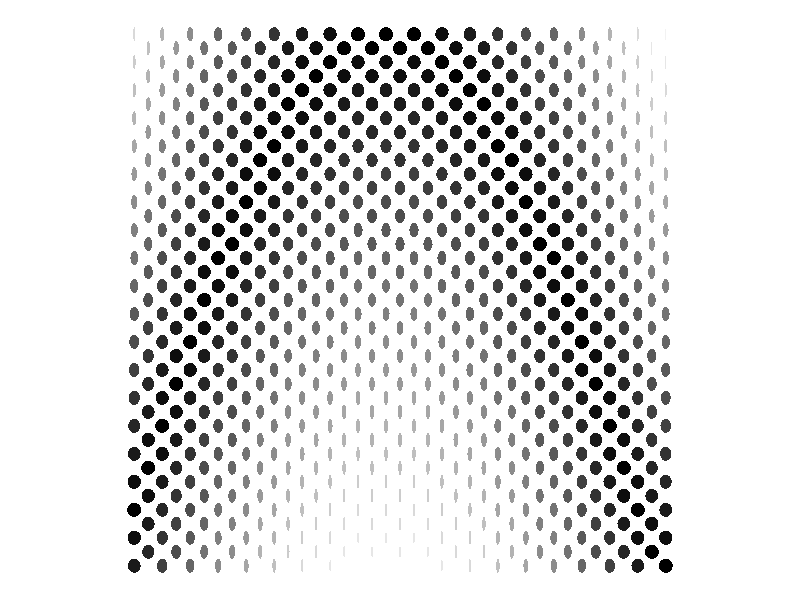

R code for this plot:
## ---- chunk 1
library(tidyverse)
library(rlang)

# Criss-cross grid
make_canvas <- function(n_row) {
  grid1 <- crossing(x0 = 1:n_row, y0 = 1:n_row)
  grid2 <- crossing(x0 = 1.5:(n_row-0.5), y0 = 1.5:(n_row-0.5))
  
  bind_rows(grid1, grid2) %>% 
    arrange(x0, y0)
}

my_canvas <- make_canvas(20) %>% 
  mutate(
    a = 0.25,
    b = 0.25, 
    angle = 0
  ) 
## ---- chunk 2
# Take an expression as input (drawing function)
# Going column by column, calculate the result of the expression for every x0
# Pick the closets y0 on the canvas, that's closest to the result of the expression
# For the rest of the points (vertical line), calculate the distance to the picked point. 
draw_func <- function(canvas, expr) {
  expr <- enquo(expr)
  eval_res <- eval_tidy(expr, canvas)
  canvas_nrow <- canvas %>% filter(x0 == 1) %>% nrow() # To scale the distance
  
  distance_calculated <- canvas %>% 
    mutate(answer = eval_res) %>% 
    mutate(diff = abs(answer - y0)) %>% 
    group_by(x0) %>% 
    mutate(closest = diff == min(diff)) %>% 
    mutate(dist = map_dbl(row_number(), ~ abs(.x - min(which(closest == TRUE))))) %>% 
    ungroup() 
  
  distance_scaled <- distance_calculated %>%  
    mutate(dist = dist / canvas_nrow) %>% 
    mutate(clr  = hsv(h = 0, s = 0, v = dist)) %>% 
    mutate(a = a - a*dist) %>% # Height/width scaled by dist
    select(-c(answer, diff))
}
## ---- chunk 3
# Couple different functions to plot
my_func <- expr(sin(x0) * 10 + 10)
my_func <- expr(x0)
my_func <- expr(sin(x0 / 20 * pi) * 20)

my_drawn_canvas <- draw_func(canvas = my_canvas, expr = !!my_func)

my_clrs <- my_drawn_canvas %>% distinct(clr) %>% as_vector()
my_clrs <- my_clrs %>% set_names(nm = my_clrs)
## ---- chunk 4
my_drawn_canvas %>% 
  ggplot() +
  ggforce::geom_ellipse(aes(x0 = x0, 
                            y0 = y0, 
                            a = a, 
                            b = b, 
                            angle = angle, 
                            fill = clr), 
                        color = NA) +
  coord_equal() +
  theme_void() +
  theme(
    legend.position = "none"
  ) + 
  scale_fill_manual(values = my_clrs)
